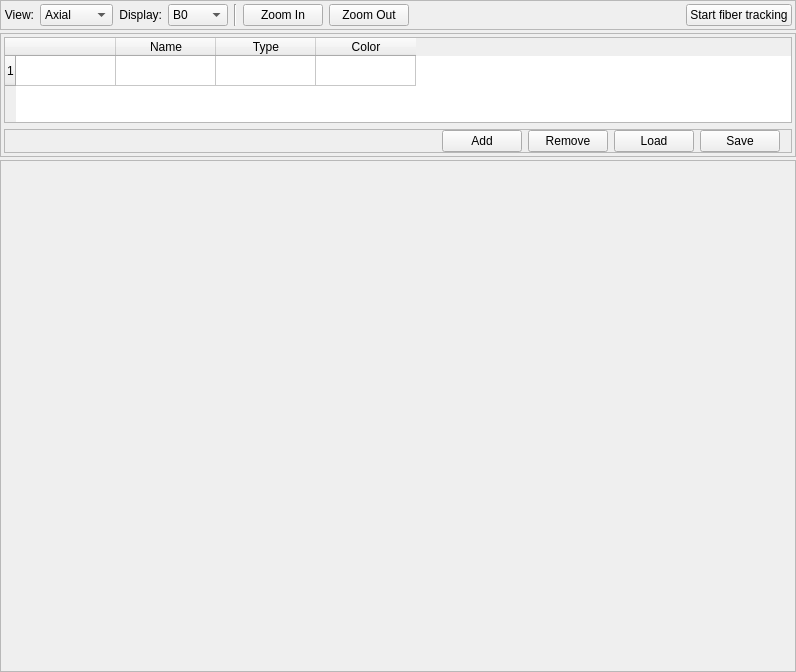
<ui version="4.0" >
 <class>SeedVisClass</class>
 <widget class="QWidget" name="SeedVisClass" >
  <property name="geometry" >
   <rect>
    <x>0</x>
    <y>0</y>
    <width>796</width>
    <height>672</height>
   </rect>
  </property>
  <property name="windowTitle" >
   <string>SeedVis</string>
  </property>
  <layout class="QVBoxLayout" name="verticalLayout" >
   <property name="spacing" >
    <number>3</number>
   </property>
   <property name="margin" >
    <number>0</number>
   </property>
   <item>
    <widget class="QFrame" name="frame_4" >
     <property name="sizePolicy" >
      <sizepolicy vsizetype="Maximum" hsizetype="Expanding" >
       <horstretch>0</horstretch>
       <verstretch>0</verstretch>
      </sizepolicy>
     </property>
     <property name="frameShape" >
      <enum>QFrame::StyledPanel</enum>
     </property>
     <property name="frameShadow" >
      <enum>QFrame::Raised</enum>
     </property>
     <layout class="QHBoxLayout" name="horizontalLayout_2" >
      <property name="margin" >
       <number>3</number>
      </property>
      <item>
       <widget class="QLabel" name="label" >
        <property name="sizePolicy" >
         <sizepolicy vsizetype="Preferred" hsizetype="Maximum" >
          <horstretch>0</horstretch>
          <verstretch>0</verstretch>
         </sizepolicy>
        </property>
        <property name="text" >
         <string>View:</string>
        </property>
        <property name="alignment" >
         <set>Qt::AlignRight|Qt::AlignTrailing|Qt::AlignVCenter</set>
        </property>
       </widget>
      </item>
      <item>
       <widget class="QComboBox" name="vpComboBox" >
        <property name="sizePolicy" >
         <sizepolicy vsizetype="Fixed" hsizetype="Maximum" >
          <horstretch>0</horstretch>
          <verstretch>0</verstretch>
         </sizepolicy>
        </property>
        <property name="minimumSize" >
         <size>
          <width>0</width>
          <height>0</height>
         </size>
        </property>
        <item>
         <property name="text" >
          <string>Axial</string>
         </property>
        </item>
        <item>
         <property name="text" >
          <string>Coronal</string>
         </property>
        </item>
        <item>
         <property name="text" >
          <string>Sagittal</string>
         </property>
        </item>
       </widget>
      </item>
      <item>
       <widget class="QLabel" name="label_2" >
        <property name="sizePolicy" >
         <sizepolicy vsizetype="Preferred" hsizetype="Maximum" >
          <horstretch>0</horstretch>
          <verstretch>0</verstretch>
         </sizepolicy>
        </property>
        <property name="text" >
         <string>Display:</string>
        </property>
        <property name="alignment" >
         <set>Qt::AlignRight|Qt::AlignTrailing|Qt::AlignVCenter</set>
        </property>
       </widget>
      </item>
      <item>
       <widget class="QComboBox" name="dispComboBox" >
        <property name="sizePolicy" >
         <sizepolicy vsizetype="Fixed" hsizetype="Maximum" >
          <horstretch>0</horstretch>
          <verstretch>0</verstretch>
         </sizepolicy>
        </property>
        <item>
         <property name="text" >
          <string>B0</string>
         </property>
        </item>
        <item>
         <property name="text" >
          <string>Color</string>
         </property>
        </item>
        <item>
         <property name="text" >
          <string>FA</string>
         </property>
        </item>
       </widget>
      </item>
      <item>
       <widget class="Line" name="line" >
        <property name="orientation" >
         <enum>Qt::Vertical</enum>
        </property>
       </widget>
      </item>
      <item>
       <widget class="QPushButton" name="btnZoomIn" >
        <property name="text" >
         <string>Zoom In</string>
        </property>
       </widget>
      </item>
      <item>
       <widget class="QPushButton" name="btnZoomOut" >
        <property name="text" >
         <string>Zoom Out</string>
        </property>
       </widget>
      </item>
      <item>
       <spacer name="horizontalSpacer_2" >
        <property name="orientation" >
         <enum>Qt::Horizontal</enum>
        </property>
        <property name="sizeHint" stdset="0" >
         <size>
          <width>40</width>
          <height>20</height>
         </size>
        </property>
       </spacer>
      </item>
      <item>
       <widget class="QPushButton" name="btnTrack" >
        <property name="sizePolicy" >
         <sizepolicy vsizetype="Fixed" hsizetype="Maximum" >
          <horstretch>0</horstretch>
          <verstretch>0</verstretch>
         </sizepolicy>
        </property>
        <property name="text" >
         <string>Start fiber tracking</string>
        </property>
        <property name="icon" >
         <iconset>
          <normaloff>Resources/Icons/Play.png</normaloff>Resources/Icons/Play.png</iconset>
        </property>
       </widget>
      </item>
     </layout>
    </widget>
   </item>
   <item>
    <widget class="QFrame" name="frame_3" >
     <property name="sizePolicy" >
      <sizepolicy vsizetype="Maximum" hsizetype="Preferred" >
       <horstretch>0</horstretch>
       <verstretch>0</verstretch>
      </sizepolicy>
     </property>
     <property name="frameShape" >
      <enum>QFrame::StyledPanel</enum>
     </property>
     <property name="frameShadow" >
      <enum>QFrame::Raised</enum>
     </property>
     <layout class="QVBoxLayout" name="verticalLayout_2" >
      <property name="margin" >
       <number>3</number>
      </property>
      <item>
       <widget class="QTableWidget" name="seedTable" >
        <property name="maximumSize" >
         <size>
          <width>16777215</width>
          <height>86</height>
         </size>
        </property>
        <property name="rowCount" >
         <number>1</number>
        </property>
        <row/>
        <column>
         <property name="text" >
          <string/>
         </property>
        </column>
        <column>
         <property name="text" >
          <string>Name</string>
         </property>
        </column>
        <column>
         <property name="text" >
          <string>Type</string>
         </property>
        </column>
        <column>
         <property name="text" >
          <string>Color</string>
         </property>
        </column>
       </widget>
      </item>
      <item>
       <widget class="QFrame" name="frame" >
        <property name="frameShape" >
         <enum>QFrame::StyledPanel</enum>
        </property>
        <property name="frameShadow" >
         <enum>QFrame::Raised</enum>
        </property>
        <layout class="QHBoxLayout" name="horizontalLayout" >
         <property name="topMargin" >
          <number>0</number>
         </property>
         <property name="bottomMargin" >
          <number>0</number>
         </property>
         <item>
          <spacer name="horizontalSpacer" >
           <property name="orientation" >
            <enum>Qt::Horizontal</enum>
           </property>
           <property name="sizeHint" stdset="0" >
            <size>
             <width>40</width>
             <height>20</height>
            </size>
           </property>
          </spacer>
         </item>
         <item>
          <widget class="QPushButton" name="btnAdd" >
           <property name="text" >
            <string>Add</string>
           </property>
          </widget>
         </item>
         <item>
          <widget class="QPushButton" name="btnRemove" >
           <property name="text" >
            <string>Remove</string>
           </property>
          </widget>
         </item>
         <item>
          <widget class="QPushButton" name="btnLoad" >
           <property name="text" >
            <string>Load</string>
           </property>
          </widget>
         </item>
         <item>
          <widget class="QPushButton" name="btnSave" >
           <property name="text" >
            <string>Save</string>
           </property>
          </widget>
         </item>
        </layout>
       </widget>
      </item>
     </layout>
    </widget>
   </item>
   <item>
    <widget class="QFrame" name="dispFrame" >
     <property name="frameShape" >
      <enum>QFrame::StyledPanel</enum>
     </property>
     <property name="frameShadow" >
      <enum>QFrame::Raised</enum>
     </property>
    </widget>
   </item>
  </layout>
 </widget>
 <layoutdefault spacing="6" margin="11" />
 <resources/>
 <connections>
  <connection>
   <sender>seedTable</sender>
   <signal>activated(QModelIndex)</signal>
   <receiver>seedTable</receiver>
   <slot>resizeColumnsToContents()</slot>
   <hints>
    <hint type="sourcelabel" >
     <x>697</x>
     <y>57</y>
    </hint>
    <hint type="destinationlabel" >
     <x>366</x>
     <y>84</y>
    </hint>
   </hints>
  </connection>
 </connections>
</ui>
